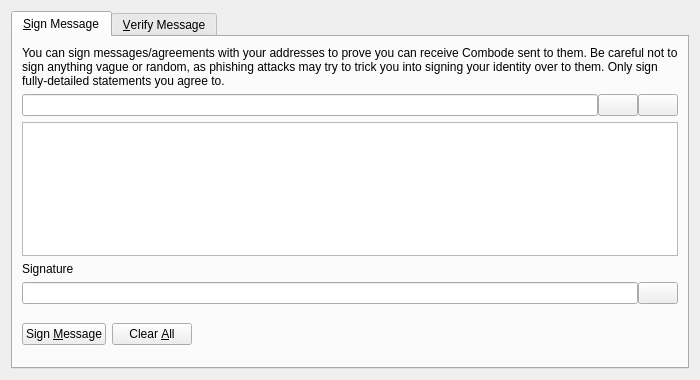
<?xml version="1.0" encoding="UTF-8"?>
<ui version="4.0">
 <class>SignVerifyMessageDialog</class>
 <widget class="QDialog" name="SignVerifyMessageDialog">
  <property name="geometry">
   <rect>
    <x>0</x>
    <y>0</y>
    <width>700</width>
    <height>380</height>
   </rect>
  </property>
  <property name="windowTitle">
   <string>Signatures - Sign / Verify a Message</string>
  </property>
  <property name="modal">
   <bool>true</bool>
  </property>
  <layout class="QVBoxLayout" name="verticalLayout">
   <item>
    <widget class="QTabWidget" name="tabWidget">
     <property name="currentIndex">
      <number>0</number>
     </property>
     <widget class="QWidget" name="tabSignMessage">
      <attribute name="title">
       <string>&amp;Sign Message</string>
      </attribute>
      <layout class="QVBoxLayout" name="verticalLayout_SM">
       <item>
        <widget class="QLabel" name="infoLabel_SM">
         <property name="text">
          <string>You can sign messages/agreements with your addresses to prove you can receive Combode sent to them. Be careful not to sign anything vague or random, as phishing attacks may try to trick you into signing your identity over to them. Only sign fully-detailed statements you agree to.</string>
         </property>
         <property name="textFormat">
          <enum>Qt::PlainText</enum>
         </property>
         <property name="wordWrap">
          <bool>true</bool>
         </property>
        </widget>
       </item>
       <item>
        <layout class="QHBoxLayout" name="horizontalLayout_1_SM">
         <property name="spacing">
          <number>0</number>
         </property>
         <item>
          <widget class="QValidatedLineEdit" name="addressIn_SM">
           <property name="toolTip">
            <string>The Combode address to sign the message with</string>
           </property>
          </widget>
         </item>
         <item>
          <widget class="QPushButton" name="addressBookButton_SM">
           <property name="toolTip">
            <string>Choose previously used address</string>
           </property>
           <property name="text">
            <string/>
           </property>
           <property name="shortcut">
            <string>Alt+A</string>
           </property>
           <property name="autoDefault">
            <bool>false</bool>
           </property>
          </widget>
         </item>
         <item>
          <widget class="QPushButton" name="pasteButton_SM">
           <property name="toolTip">
            <string>Paste address from clipboard</string>
           </property>
           <property name="text">
            <string/>
           </property>
           <property name="shortcut">
            <string>Alt+P</string>
           </property>
           <property name="autoDefault">
            <bool>false</bool>
           </property>
          </widget>
         </item>
        </layout>
       </item>
       <item>
        <widget class="QPlainTextEdit" name="messageIn_SM">
         <property name="toolTip">
          <string>Enter the message you want to sign here</string>
         </property>
        </widget>
       </item>
       <item>
        <widget class="QLabel" name="signatureLabel_SM">
         <property name="text">
          <string>Signature</string>
         </property>
         <property name="textFormat">
          <enum>Qt::PlainText</enum>
         </property>
        </widget>
       </item>
       <item>
        <layout class="QHBoxLayout" name="horizontalLayout_2_SM">
         <property name="spacing">
          <number>0</number>
         </property>
         <item>
          <widget class="QLineEdit" name="signatureOut_SM">
           <property name="font">
            <font>
             <italic>true</italic>
            </font>
           </property>
           <property name="readOnly">
            <bool>true</bool>
           </property>
          </widget>
         </item>
         <item>
          <widget class="QPushButton" name="copySignatureButton_SM">
           <property name="toolTip">
            <string>Copy the current signature to the system clipboard</string>
           </property>
           <property name="text">
            <string/>
           </property>
           <property name="autoDefault">
            <bool>false</bool>
           </property>
          </widget>
         </item>
        </layout>
       </item>
       <item>
        <layout class="QHBoxLayout" name="horizontalLayout_3_SM">
         <item>
          <widget class="QPushButton" name="signMessageButton_SM">
           <property name="toolTip">
            <string>Sign the message to prove you own this Combode address</string>
           </property>
           <property name="text">
            <string>Sign &amp;Message</string>
           </property>
           <property name="autoDefault">
            <bool>false</bool>
           </property>
          </widget>
         </item>
         <item>
          <widget class="QPushButton" name="clearButton_SM">
           <property name="toolTip">
            <string>Reset all sign message fields</string>
           </property>
           <property name="text">
            <string>Clear &amp;All</string>
           </property>
           <property name="autoDefault">
            <bool>false</bool>
           </property>
          </widget>
         </item>
         <item>
          <spacer name="horizontalSpacer_1_SM">
           <property name="orientation">
            <enum>Qt::Horizontal</enum>
           </property>
           <property name="sizeHint" stdset="0">
            <size>
             <width>40</width>
             <height>48</height>
            </size>
           </property>
          </spacer>
         </item>
         <item>
          <widget class="QLabel" name="statusLabel_SM">
           <property name="font">
            <font>
             <weight>75</weight>
             <bold>true</bold>
            </font>
           </property>
           <property name="text">
            <string/>
           </property>
           <property name="wordWrap">
            <bool>true</bool>
           </property>
          </widget>
         </item>
         <item>
          <spacer name="horizontalSpacer_2_SM">
           <property name="orientation">
            <enum>Qt::Horizontal</enum>
           </property>
           <property name="sizeHint" stdset="0">
            <size>
             <width>40</width>
             <height>48</height>
            </size>
           </property>
          </spacer>
         </item>
        </layout>
       </item>
      </layout>
     </widget>
     <widget class="QWidget" name="tabVerifyMessage">
      <attribute name="title">
       <string>&amp;Verify Message</string>
      </attribute>
      <layout class="QVBoxLayout" name="verticalLayout_VM">
       <item>
        <widget class="QLabel" name="infoLabel_VM">
         <property name="text">
          <string>Enter the receiver's address, message (ensure you copy line breaks, spaces, tabs, etc. exactly) and signature below to verify the message. Be careful not to read more into the signature than what is in the signed message itself, to avoid being tricked by a man-in-the-middle attack. Note that this only proves the signing party receives with the address, it cannot prove sendership of any transaction!</string>
         </property>
         <property name="textFormat">
          <enum>Qt::PlainText</enum>
         </property>
         <property name="alignment">
          <set>Qt::AlignLeading|Qt::AlignLeft|Qt::AlignTop</set>
         </property>
         <property name="wordWrap">
          <bool>true</bool>
         </property>
        </widget>
       </item>
       <item>
        <layout class="QHBoxLayout" name="horizontalLayout_1_VM">
         <property name="spacing">
          <number>0</number>
         </property>
         <item>
          <widget class="QValidatedLineEdit" name="addressIn_VM">
           <property name="toolTip">
            <string>The Combode address the message was signed with</string>
           </property>
          </widget>
         </item>
         <item>
          <widget class="QPushButton" name="addressBookButton_VM">
           <property name="toolTip">
            <string>Choose previously used address</string>
           </property>
           <property name="text">
            <string/>
           </property>
           <property name="shortcut">
            <string>Alt+A</string>
           </property>
           <property name="autoDefault">
            <bool>false</bool>
           </property>
          </widget>
         </item>
        </layout>
       </item>
       <item>
        <widget class="QPlainTextEdit" name="messageIn_VM"/>
       </item>
       <item>
        <widget class="QValidatedLineEdit" name="signatureIn_VM"/>
       </item>
       <item>
        <layout class="QHBoxLayout" name="horizontalLayout_2_VM">
         <item>
          <widget class="QPushButton" name="verifyMessageButton_VM">
           <property name="toolTip">
            <string>Verify the message to ensure it was signed with the specified Combode address</string>
           </property>
           <property name="text">
            <string>Verify &amp;Message</string>
           </property>
           <property name="autoDefault">
            <bool>false</bool>
           </property>
          </widget>
         </item>
         <item>
          <widget class="QPushButton" name="clearButton_VM">
           <property name="toolTip">
            <string>Reset all verify message fields</string>
           </property>
           <property name="text">
            <string>Clear &amp;All</string>
           </property>
           <property name="autoDefault">
            <bool>false</bool>
           </property>
          </widget>
         </item>
         <item>
          <spacer name="horizontalSpacer_1_VM">
           <property name="orientation">
            <enum>Qt::Horizontal</enum>
           </property>
           <property name="sizeHint" stdset="0">
            <size>
             <width>40</width>
             <height>48</height>
            </size>
           </property>
          </spacer>
         </item>
         <item>
          <widget class="QLabel" name="statusLabel_VM">
           <property name="font">
            <font>
             <weight>75</weight>
             <bold>true</bold>
            </font>
           </property>
           <property name="text">
            <string/>
           </property>
           <property name="wordWrap">
            <bool>true</bool>
           </property>
          </widget>
         </item>
         <item>
          <spacer name="horizontalSpacer_2_VM">
           <property name="orientation">
            <enum>Qt::Horizontal</enum>
           </property>
           <property name="sizeHint" stdset="0">
            <size>
             <width>40</width>
             <height>48</height>
            </size>
           </property>
          </spacer>
         </item>
        </layout>
       </item>
      </layout>
     </widget>
    </widget>
   </item>
  </layout>
 </widget>
 <customwidgets>
  <customwidget>
   <class>QValidatedLineEdit</class>
   <extends>QLineEdit</extends>
   <header>qvalidatedlineedit.h</header>
  </customwidget>
 </customwidgets>
 <resources>
  <include location="../combode.qrc"/>
 </resources>
 <connections/>
</ui>
